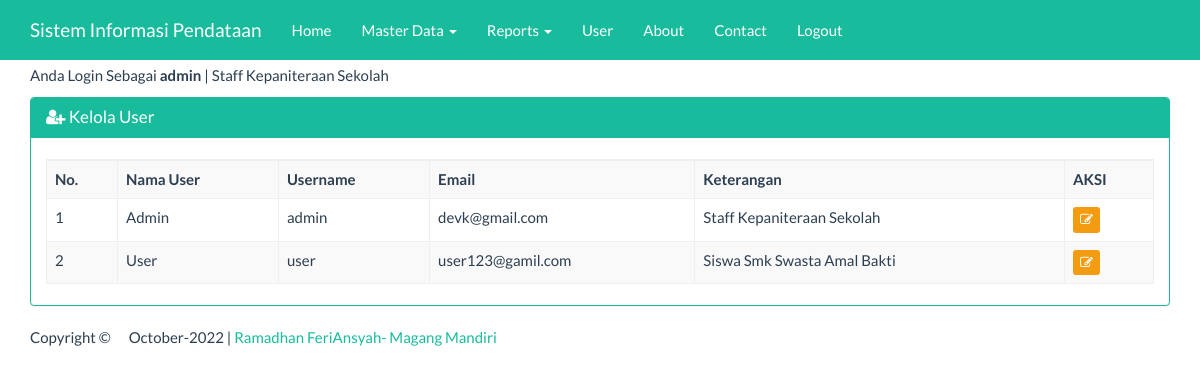
The page /index_admin.php?page=user&actions=tampil (signed in) on the database its author committed.
### tables this page shows
CREATE TABLE `user` (
  `username` varchar(25) NOT NULL,
  `paswd` varchar(50) NOT NULL,
  `email` varchar(50) NOT NULL,
  `nama` varchar(50) NOT NULL,
  `level` int(1) NOT NULL,
  `ket` varchar(50) NOT NULL
);

### views/user_tampil.php (the view, shortened to what this page needs)
<div class="container">
    <div class="row">
        <div class="col-xs-12">
            <div class="panel panel-success">
                <div class="panel-heading">
                    <h3 class="panel-title"><span class="fa fa-user-plus"></span> Kelola User</h3>
                </div>
                <div class="panel-body">
                    <table id="dtskripsi" class="table table-bordered table-striped table-hover">
                        <tbody>
                          <tr>
                              <th>No.</th><th>Nama User</th><th>Username</th><th>Email</th><th>Keterangan</th><th>AKSI</th>
                          </tr>
                            <?php
                            $sql = "SELECT * FROM user";
                            $query = mysqli_query($koneksi, $sql) or die("SQL Anda Salah");
                            $nomor = 0;
                            while ($data = mysqli_fetch_array($query)) {
                                $nomor++;
                                ?>
                                <tr>
                                    <td><?= $nomor ?></td>
									                  <td><?= $data['nama'] ?></td>
									                  <td><?= $data['username'] ?></td>
									                  <td><?= $data['email'] ?></td>
                                    <td><?= $data['ket'] ?> </td>
                                    <td>
                                        <a href="?page=user&actions=edit&uid=<?= $data['username'] ?>" class="btn btn-warning btn-xs">
                                            <span class="fa fa-edit"></span>
                                        </a>
                                    </td>
                                </tr>
                            <?php } ?>
                        </tbody>
                    </table>
                </div>
            </div>
        </div>
    </div>
</div>

### index_admin.php (style rules this page uses)
body { margin-top:65px; }

### rows shown on the page
user: nama "Admin", username "admin", email "devk@gmail.com", ket "Staff Kepaniteraan Sekolah"
user: nama "User", username "user", email "user123@gamil.com", ket "Siswa Smk Swasta Amal Bakti"

### other values the page prints
$_SESSION['username'] "admin"
$_SESSION['ket'] "Staff Kepaniteraan Sekolah"
